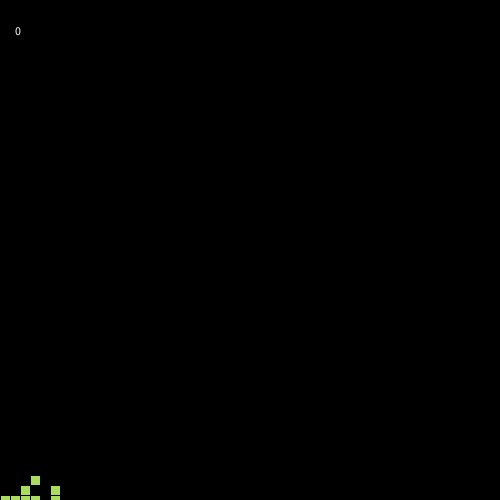
Frame 1 (no input)
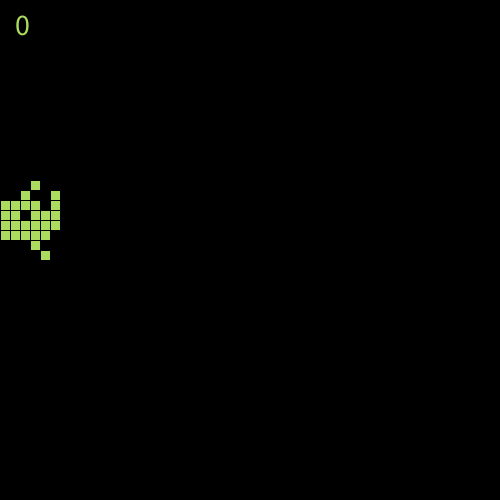
Frame 60 (the mouse pressed at the canvas centre just before this capture)
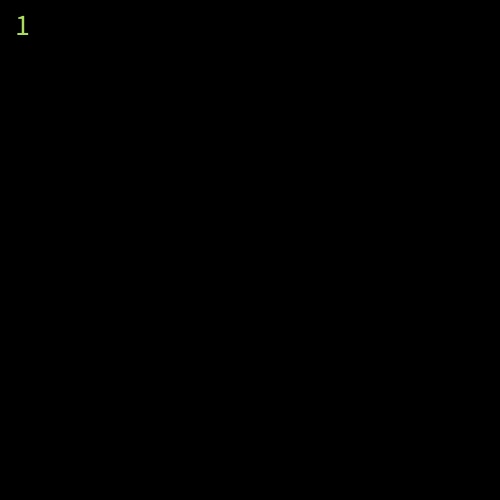
Frame 120 (the mouse held since frame 60 and released just before this capture)

The Processing sketch that drew these frames (run headless with seeded random() and noise(); from frame 60 on, the mouse is pressed at the canvas centre):

// Processing sketch: processing_125903
// ── processing_125903.pde

int monsterY;
boolean kleurtje;

int richting;
int teller;
float i=50;

void setup(){
size(500,500);
monsterY=500;
richting=-5;
kleurtje=true;
teller=0;

}
void draw(){
  background(0);
  //teller dat er iets gebeurt wanneer monster Y deze coordinaten raakt
monsterY = monsterY + richting;
  if (monsterY == -100 || monsterY == 600) {
  richting = -richting;
 teller = teller+1;
 println(teller);
  }
  if (teller==10){
    kleurtje= !kleurtje;
    teller = 0;
  }
  //teller linksboven in de hoek
  text(teller, 15, 35);
  textSize(30);
  fill(26);

fill(172,220,95);

//verandering van de kleur
if (kleurtje == false){fill(140,4,113);}
if (kleurtje == true){fill(172,220,95);}

//alle vierkantjes waar het monster uit bestaat
rect(mouseX-50,monsterY-10,10,10);
rect(mouseX-50,monsterY,10,10);
rect(mouseX-50,monsterY+10,10,10);
rect(mouseX-50,monsterY+20,10,10);
rect(mouseX-40,monsterY+10,10,10);
rect(mouseX-40,monsterY+20,10,10);
rect(mouseX-40,monsterY+30,10,10);
rect(mouseX-40,monsterY+50,10,10);
rect(mouseX-30,monsterY-20,10,10);
rect(mouseX-30,monsterY,10,10);
rect(mouseX-30,monsterY+10,10,10);
rect(mouseX-30,monsterY+20,10,10);
rect(mouseX-30,monsterY+30,10,10);
rect(mouseX-30,monsterY+40,10,10);
rect(mouseX-20,monsterY-10,10,10);
rect(mouseX-20,monsterY,10,10);
rect(mouseX-20,monsterY+20,10,10);
rect(mouseX-20,monsterY+30,10,10);
rect(mouseX-10,monsterY,10,10);
rect(mouseX-10,monsterY+10,10,10);
rect(mouseX-10,monsterY+20,10,10);
rect(mouseX-10,monsterY+30,10,10);
rect(mouseX,monsterY,10,10);
rect(mouseX,monsterY+10,10,10);
rect(mouseX,monsterY+20,10,10);
rect(mouseX,monsterY+30,10,10);
rect(mouseX+10,monsterY,10,10);
rect(mouseX+10,monsterY+10,10,10);
rect(mouseX+10,monsterY+20,10,10);
rect(mouseX+10,monsterY+30,10,10);
rect(mouseX+20,monsterY-10,10,10);
rect(mouseX+20,monsterY,10,10);
rect(mouseX+20,monsterY+20,10,10);
rect(mouseX+20,monsterY+30,10,10);
rect(mouseX+30,monsterY-20,10,10);
rect(mouseX+30,monsterY,10,10);
rect(mouseX+30,monsterY+10,10,10);
rect(mouseX+30,monsterY+20,10,10);
rect(mouseX+30,monsterY+30,10,10);
rect(mouseX+30,monsterY+40,10,10);
rect(mouseX+40,monsterY+10,10,10);
rect(mouseX+40,monsterY+20,10,10);
rect(mouseX+40,monsterY+30,10,10);
rect(mouseX+40,monsterY+50,10,10);
rect(mouseX+50,monsterY-10,10,10);
rect(mouseX+50,monsterY,10,10);
rect(mouseX+50,monsterY+10,10,10);
rect(mouseX+50,monsterY+20,10,10);

}
